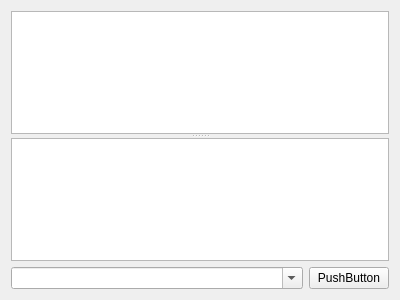
<?xml version="1.0" encoding="UTF-8"?>
<ui version="4.0">
 <class>CLogFileWidget</class>
 <widget class="QWidget" name="CLogFileWidget">
  <property name="geometry">
   <rect>
    <x>0</x>
    <y>0</y>
    <width>400</width>
    <height>300</height>
   </rect>
  </property>
  <property name="windowTitle">
   <string>Form</string>
  </property>
  <layout class="QVBoxLayout" name="verticalLayout">
   <item>
    <widget class="QSplitter" name="splitter">
     <property name="orientation">
      <enum>Qt::Vertical</enum>
     </property>
     <widget class="QTableView" name="tblMaster">
      <property name="font">
       <font>
        <family>Monospace</family>
        <pointsize>10</pointsize>
       </font>
      </property>
      <property name="selectionBehavior">
       <enum>QAbstractItemView::SelectRows</enum>
      </property>
      <property name="showGrid">
       <bool>false</bool>
      </property>
      <property name="wordWrap">
       <bool>false</bool>
      </property>
      <attribute name="horizontalHeaderStretchLastSection">
       <bool>true</bool>
      </attribute>
      <attribute name="verticalHeaderDefaultSectionSize">
       <number>26</number>
      </attribute>
     </widget>
     <widget class="QTableView" name="tblFiltered"/>
    </widget>
   </item>
   <item>
    <layout class="QHBoxLayout" name="horizontalLayout">
     <item>
      <widget class="QComboBox" name="cbxFilter">
       <property name="sizePolicy">
        <sizepolicy hsizetype="Expanding" vsizetype="Fixed">
         <horstretch>0</horstretch>
         <verstretch>0</verstretch>
        </sizepolicy>
       </property>
       <property name="editable">
        <bool>true</bool>
       </property>
      </widget>
     </item>
     <item>
      <widget class="QPushButton" name="btnFilter">
       <property name="text">
        <string>PushButton</string>
       </property>
      </widget>
     </item>
    </layout>
   </item>
  </layout>
 </widget>
 <resources/>
 <connections/>
</ui>
